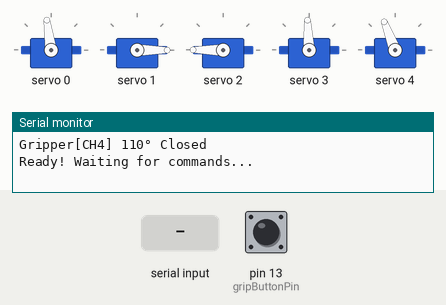
The sketch below on a simulated Arduino Uno, built with avr-gcc and run on an emulated ATmega328P. On the bench: 5 × servo, the last lines printed to the serial monitor. Inputs (shaded band) come from the test bench; at power-on: pin 13 (gripButtonPin) HIGH.

Above: at 2.7 s.
2.8 s: "90,45,200\n" received over Serial
At 3.81 s:
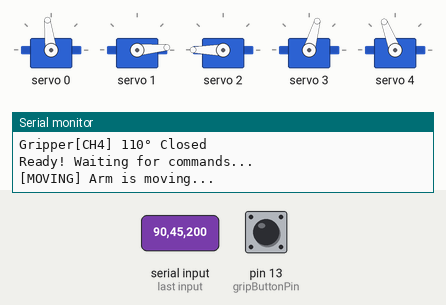
5.8 s: pin 13 (gripButtonPin) pulled LOW for 0.15 s
At 8.3 s:
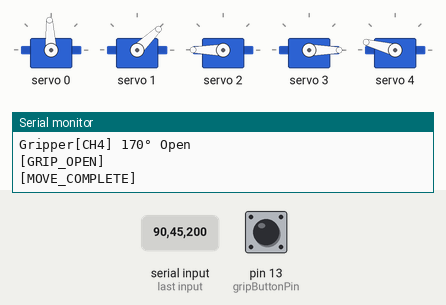
8.8 s: pin 13 (gripButtonPin) pulled LOW for 1 s
At 10.1 s:
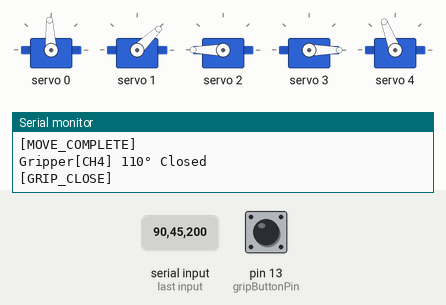
11.3 s: "30,150,10\n" received over Serial
At 12.03 s:
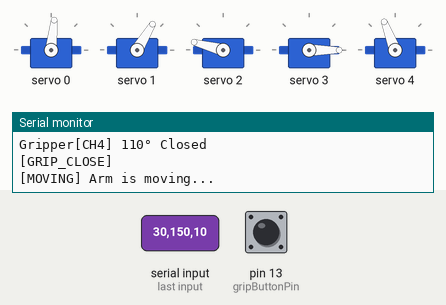
14.3 s: "90,45\n" received over Serial
17.3 s: "4\n" received over Serial
Timing chart, 0 to 23.4 s (numbered marks = the images above; inputs shaded):
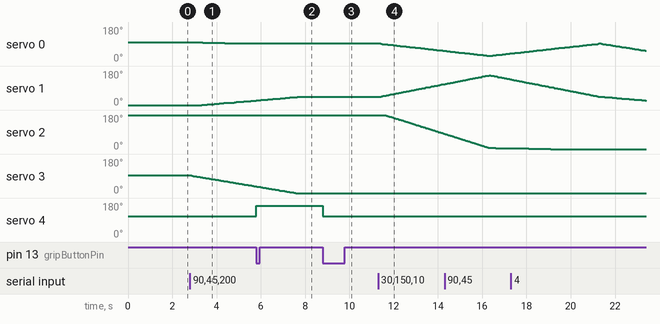

Measured:
- after the input at 2.8 s, servo 0: 98° → 97° after 0.57 s, → 95° 0.99 s later, → 94° 0.99 s later; servo 1: moves from 0° to 24° over 2.4 s, starting after 0.54 s; servo 3: moves from 93° to 35° over 2.9 s, starting after 0.08 s
- after the input at 5.8 s, servo 4: 111° → 165° at once
- after the input at 8.8 s, servo 4: 165° → 111° at once
- after the input at 11.3 s, servo 0: moves from 93° to 54° over 2.9 s, starting after 0.11 s; servo 1: moves from 44° to 111° over 2.9 s, starting after 0.08 s; servo 2: moves from 180° to 81° over 2.6 s, starting after 0.34 s

The sketch:

PwmDriver2.ino
```cpp
#include <Wire.h>
#include <Adafruit_PWMServoDriver.h>

Adafruit_PWMServoDriver pwm = Adafruit_PWMServoDriver();

// ================= 运动控制参数 =================
const int STEPS = 150;         // 插值步数
const int STEP_DELAY = 30;     // 每步延时(ms)
bool isMoving = false;         // 运动状态标志
int currentStep = 0;           // 当前步数
float increments[4];           // 角度增量数组
int startAngles[4];            // 起始角度
int targetAngles[4];           // 目标角度
unsigned long lastStepTime = 0;// 最后一步时间

// ================= 舵机配置 =================
struct ServoConfig {
  uint8_t channel;     // PWM通道
  int initAngle;       // 初始角度
  int minPulseUs;      // 最小脉宽
  int maxPulseUs;      // 最大脉宽
};

ServoConfig servos[] = {
  {0, 95, 500, 2500},   // 舵机1
  {1, 0, 500, 2500},    // 舵机2
  {2, 180, 500, 2500},  // 舵机3
  {3, 90, 500, 2500},   // 舵机4
  {4, 110, 650, 2350}    // 夹爪
};

int currentAngles[4] = {95, 0, 180, 90}; // 当前角度跟踪
const int gripButtonPin = 13;            // 夹爪按钮引脚

// 函数声明
void setServoAngle(uint8_t index, int angle, bool silent = false);

void setup() {
  Serial.begin(9600);
  pwm.begin();
  pwm.setPWMFreq(50);
  pinMode(gripButtonPin, INPUT_PULLUP);

  // 初始化舵机位置
  for(int i=0; i<5; i++){
    setServoAngle(i, servos[i].initAngle);
    delay(300);
  }
  Serial.println("Ready! Waiting for commands...");
}

void loop() {
  handleSerialInput();
  handleMovement();
  controlGripper();
}

// ================= 平滑运动控制 =================
void handleMovement() {
  if(!isMoving) return;

  if(currentStep <= STEPS) {
    if(millis()-lastStepTime >= STEP_DELAY){
      for(int i=0; i<4; i++){
        float exactAngle = startAngles[i] + increments[i]*currentStep;
        currentAngles[i] = round(exactAngle);
        setServoAngle(i, currentAngles[i], true);
      }
      currentStep++;
      lastStepTime = millis();
    }
  } else {
    // 最终位置校准
    for(int i=0; i<4; i++){
      setServoAngle(i, targetAngles[i], true);
    }
    isMoving = false;
    Serial.println("[MOVE_COMPLETE]");
  }
}

// ================= 舵机控制 =================
void setServoAngle(uint8_t index, int angle, bool silent) {
  angle = constrain(angle, 0, 180);
  ServoConfig cfg = servos[index];

  // 更新当前角度（仅关节1-4）
  if(index < 4) currentAngles[index] = angle;

  long pulseUs = map(angle, 0, 180, cfg.minPulseUs, cfg.maxPulseUs);
  int pwmValue = pulseUs * 4096 / 20000;
  pwm.setPWM(cfg.channel, 0, pwmValue);

  // 调试输出
  if(!silent && index == 4){
    Serial.print("Gripper[CH4] ");
    Serial.print(angle);
    Serial.println((angle > 120) ? "° Open" : "° Closed");
  }
}

// ================= 串口指令处理 =================
void handleSerialInput() {
  static char buffer[64];
  static int index = 0;

  while(Serial.available() && !isMoving){
    char c = Serial.read();

    if(c == '\n'){
      buffer[index] = '\0';
      parseAngles(buffer);
      index = 0;
    }else if(index < 63){
      buffer[index++] = c;
    }
  }
}

void parseAngles(const char* data) {
  char* token;
  char* dataCopy = strdup(data);
  int angles[4] = {0};

  token = strtok(dataCopy, ",");
  for(int i=0; i<4 && token!=NULL; i++){
    angles[i] = atoi(token);
    angles[i] = constrain(angles[i],0,180);
    token = strtok(NULL, ",");
  }

  // 初始化运动参数
  memcpy(startAngles, currentAngles, sizeof(startAngles));
  memcpy(targetAngles, angles, sizeof(targetAngles));

  for(int i=0; i<4; i++){
    increments[i] = (targetAngles[i]-startAngles[i])/(float)STEPS;
  }

  currentStep = 0;
  isMoving = true;
  lastStepTime = millis();
  free(dataCopy);
  Serial.println("[MOVING] Arm is moving...");
}

// ================= 夹爪控制 =================
void controlGripper() {
  static int lastState = HIGH;
  static unsigned long lastTime = 0;
  const int debounce = 50;
  static bool isOpen = false;

  int currentState = digitalRead(gripButtonPin);

  if(millis()-lastTime > debounce){
    if(currentState == LOW && lastState == HIGH){
      isOpen = !isOpen;
      setServoAngle(4, isOpen ? 170 : 110);
      Serial.println(isOpen ? "[GRIP_OPEN]" : "[GRIP_CLOSE]");
    }
    lastState = currentState;
  }

  if(currentState != lastState){
    lastTime = millis();
  }
}
```
